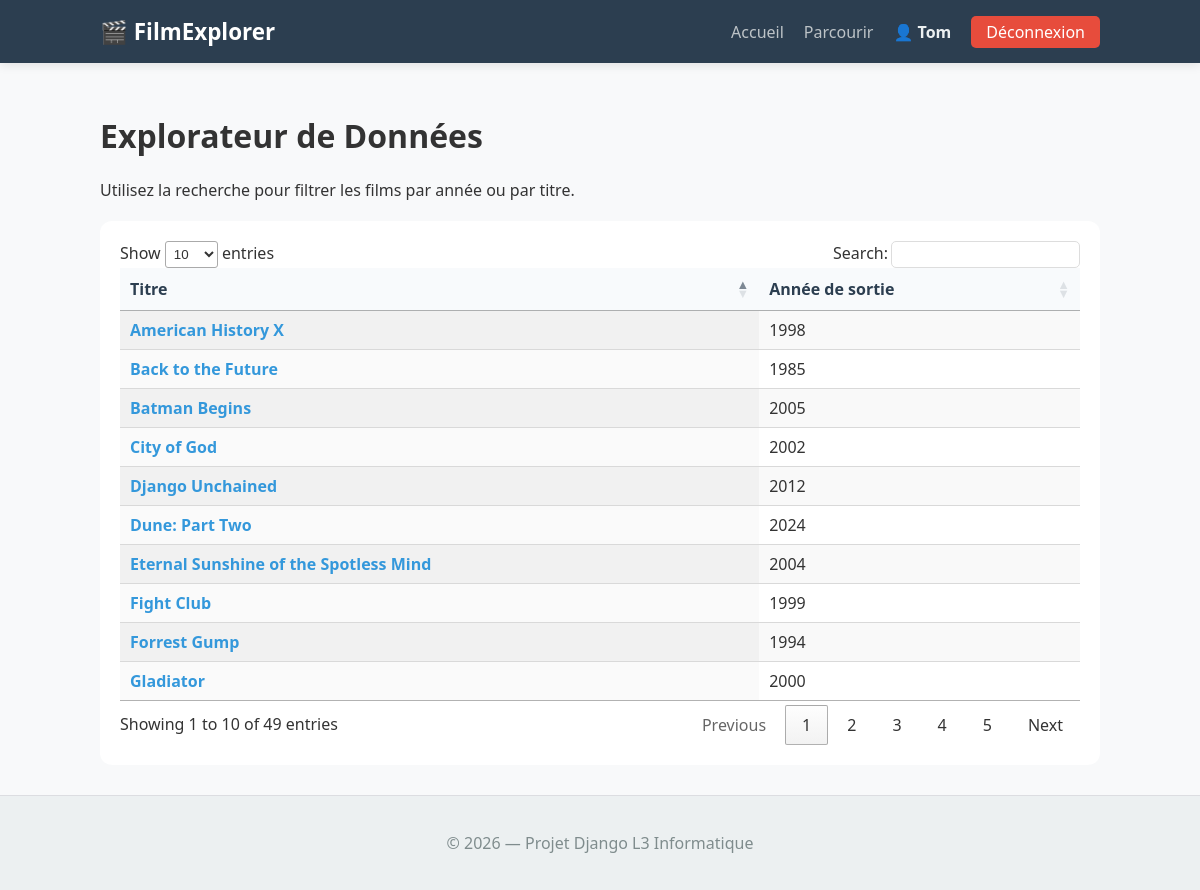
The app's page /films05/ (signed in) with its own data.
### films/models.py (models this page shows, shortened)
class Film(models.Model):
    title = models.CharField(max_length=200)
    release_year = models.IntegerField()
    slug = models.SlugField(unique=True, blank=True)

### films/views.py (the view)
# urls.py: path('films05/', films05_list, name='films05_list'),
def films05_list(request):
    films_db = Film.objects.all()
    return render(request, 'films05_list.html', {'films': films_db})

### films/templates/films05_list.html (shortened to what this page needs)
{% extends "base.html" %}
{% load static %}
{% block extra_head %}
    <link rel="stylesheet" href="https://cdn.datatables.net/1.11.3/css/jquery.dataTables.css">
{% endblock %}
{% block content %}
<h1>Explorateur de Données</h1>
<p>Utilisez la recherche pour filtrer les films par année ou par titre.</p>
<table id="filmTable" class="display">
    <thead>
        <tr>
            <th>Titre</th>
            <th>Année de sortie</th>
        </tr>
    </thead>
    <tbody>
        {% for film in films %}
        <tr>
            <td>
                <a href="{% url 'film_details' title=film.title %}" style="text-decoration: none; color: #3498db; font-weight: bold;">
                    {{ film.title }}
                </a>
            </td>
            <td>{{ film.release_year }}</td>
        </tr>
        {% endfor %}
    </tbody>
</table>
{% endblock %}

### films/templates/base.html (shortened to what this page needs)
<!doctype html>
<html lang="fr">
<head>
    {% load static %}
    <link rel="stylesheet" href="{% static 'css/style.css' %}">
    {% block extra_head %}{% endblock %}
</head>
<body>
    <header class="navbar">
        <div class="container nav-container">
            <a href="{% url 'film_list_template' %}" class="logo">🎬 FilmExplorer</a>
            <nav>
                <ul class="nav-links">
                    <li><a href="{% url 'film_list_template' %}">Accueil</a></li>
                    <li><a href="{% url 'film_browse' %}">Parcourir</a></li>
                    {% if user.is_authenticated %}
                        <li><span class="nav-user">👤 {{ user.username }}</span></li>
                        <li><a href="{% url 'logout' %}" class="btn-logout">Déconnexion</a></li>
                    {% else %}
                        <li><a href="{% url 'login' %}" class="btn-login">Connexion</a></li>
                    {% endif %}
                </ul>
            </nav>
        </div>
    </header>
    <main class="container">
        {% block content %}{% endblock %}
    </main>
    <footer class="main-footer">
        <div class="container">
            <p>&copy; {{ year|default:2026 }} — Projet Django L3 Informatique</p>
        </div>
    </footer>
</body>
</html>

### films/static/css/style.css (style rules this page uses)
body { margin: 0; padding: 0; font-family: 'Segoe UI', Arial, sans-serif; background-color: #f8f9fa; color: #333; display: flex; flex-direction: column; min-height: 100vh; }
.container { width: 90%; max-width: 1000px; margin: 0 auto; }
.navbar { background-color: #2c3e50; color: white; padding: 1rem 0; box-shadow: 0 2px 10px rgba(0,0,0,0.1); }
.nav-container { display: flex; justify-content: space-between; align-items: center; }
.logo { font-size: 1.4rem; font-weight: bold; text-decoration: none; color: white; }
.nav-links { list-style: none; margin: 0; padding: 0; display: flex; gap: 20px; }
.nav-links a { text-decoration: none; color: #bdc3c7; transition: color 0.3s; }
.btn-logout { background-color: #e74c3c; color: white !important; padding: 5px 15px; border-radius: 5px; }
.nav-user { color: #ecf0f1; font-weight: 600; }
main { flex: 1; padding: 30px 0; }
.main-footer { background-color: #ecf0f1; text-align: center; padding: 20px 0; color: #7f8c8d; border-top: 1px solid #dcdde1; }

### films/templates/films05_list.html (style rules this page uses)
table.dataTable thead th { background-color: #f8fafc; color: #2c3e50; }

### records on screen
Film: title "Fight Club", release_year "1999"
Film: title "Forrest Gump", release_year "1994"
Film: title "Back to the Future", release_year "1985"
Film: title "Gladiator", release_year "2000"
Film: title "American History X", release_year "1998"
Film: title "City of God", release_year "2002"
Film: title "Eternal Sunshine of the Spotless Mind", release_year "2004"
Film: title "Batman Begins", release_year "2005"
Film: title "Django Unchained", release_year "2012"
Film: title "Dune: Part Two", release_year "2024"

### other values on screen
{{ user.username }} "Tom"
{{ year|default:2026 }} "2026"
